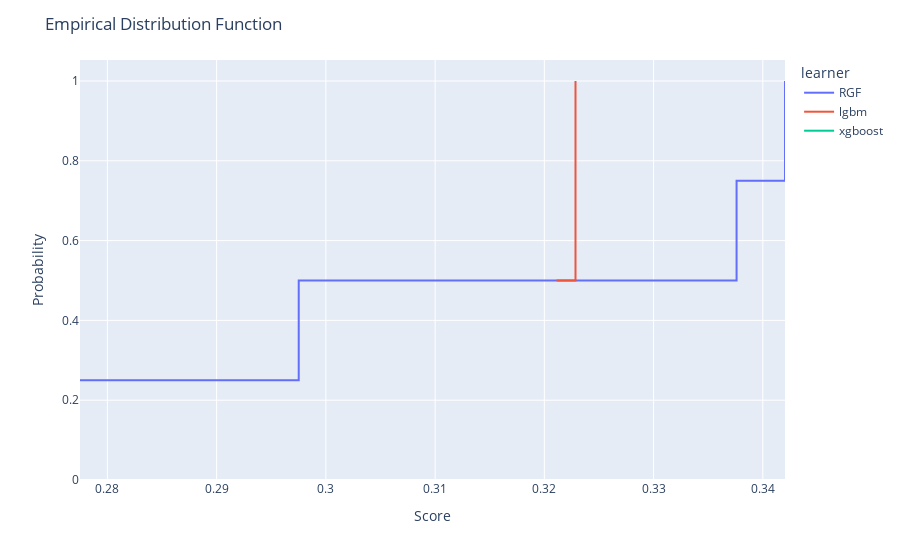

The notebook cell this image was saved under:
### Code cell
fig = fviz.plot_edf(automl)
fig.show()

### Figure 1 — Plotly figure (JSON) as saved in the notebook; plotly's stock layout.template omitted (floating-point values rounded to 4 significant figures)
{"data": [{"hovertemplate": "learner=RGF<br>score=%{x}<br>probability=%{y}<extra></extra>", "legendgroup": "RGF", "line": {"dash": "solid", "shape": "hv"}, "marker": {"color": "#636efa", "symbol": "circle"}, "mode": "lines", "name": "RGF", "orientation": "v", "showlegend": true, "type": "scatter", "x": [0.2775, 0.2975, 0.3376, 0.342], "xaxis": "x", "y": [0.25, 0.5, 0.75, 1], "yaxis": "y"}, {"hovertemplate": "learner=lgbm<br>score=%{x}<br>probability=%{y}<extra></extra>", "legendgroup": "lgbm", "line": {"dash": "solid", "shape": "hv"}, "marker": {"color": "#EF553B", "symbol": "circle"}, "mode": "lines", "name": "lgbm", "orientation": "v", "showlegend": true, "type": "scatter", "x": [0.3211, 0.3229], "xaxis": "x", "y": [0.5, 1], "yaxis": "y"}, {"hovertemplate": "learner=xgboost<br>score=%{x}<br>probability=%{y}<extra></extra>", "legendgroup": "xgboost", "line": {"dash": "solid", "shape": "hv"}, "marker": {"color": "#00cc96", "symbol": "circle"}, "mode": "lines", "name": "xgboost", "orientation": "v", "showlegend": true, "type": "scatter", "x": [0.3202], "xaxis": "x", "y": [1], "yaxis": "y"}], "layout": {"legend": {"title": {"text": "learner"}, "tracegroupgap": 0}, "margin": {"t": 60}, "title": {"text": "Empirical Distribution Function"}, "xaxis": {"anchor": "y", "domain": [0, 1], "title": {"text": "Score"}}, "yaxis": {"anchor": "x", "domain": [0, 1], "rangemode": "tozero", "title": {"text": "Probability"}}}}
